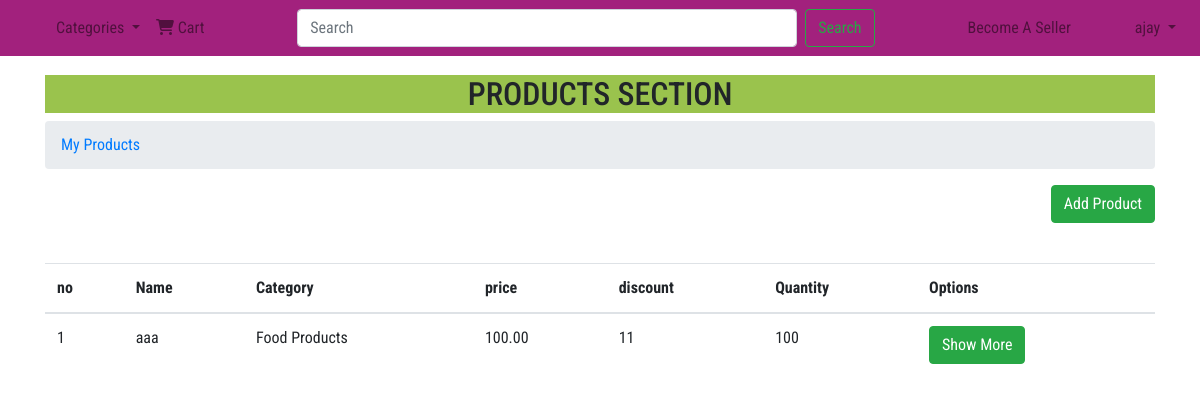
Page /seller-products.php (signed in) on the earlier database version.
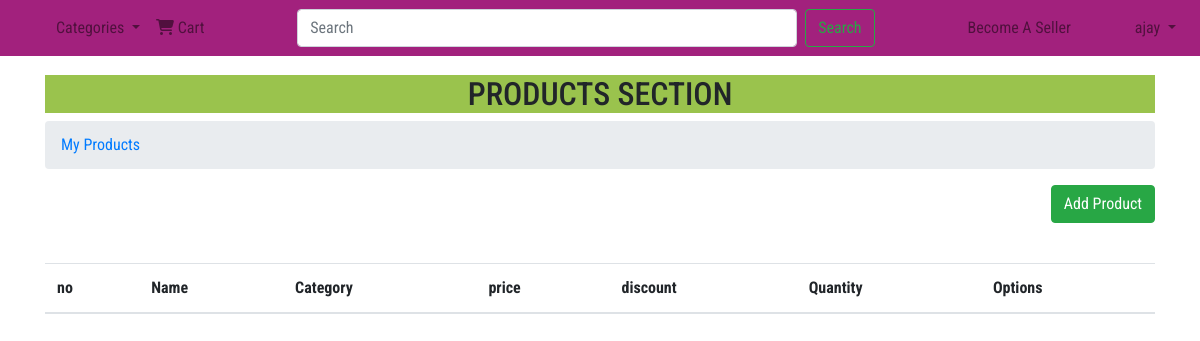
Same page on the later database version.
### tables this page shows
CREATE TABLE IF NOT EXISTS `products` (
  `product_id` varchar(14) NOT NULL,
  `seller_id` varchar(14) NOT NULL,
  `category_id` varchar(14) NOT NULL,
  `name` varchar(150) NOT NULL,
  `description` varchar(500) NOT NULL,
  `quantity` int(3) NOT NULL,
  `mrp` float(7,2) NOT NULL,
  `discount` int(2) NOT NULL,
  `tax_slab` int(2) NOT NULL,
  UNIQUE KEY `product_id` (`product_id`)
);

CREATE TABLE IF NOT EXISTS `category` (
  `category_id` varchar(14) NOT NULL,
  `name` varchar(50) NOT NULL,
  `parent_id` varchar(14) DEFAULT NULL,
  UNIQUE KEY `category_id` (`category_id`)
);

### universal-codes.php (called while the page is built, shortened)
<?php
if(isset($_SESSION['user_id'])){
    $user_id = $_SESSION["user_id"];
    }
?>

### functions.php (called while the page is built, shortened)
<?php
function categoryNameFromCategoryId($category_id)
{
    include "dbconnect.php";
    $sql = "SELECT name FROM category WHERE category_id='$category_id'";
    $result = mysqli_query($con, $sql);
    if(mysqli_num_rows($result)>0){
        $row = mysqli_fetch_assoc($result);
        $category_name = $row["name"];
    }
    return $category_name ;
}
?>

### seller-products.php (the view, shortened to what this page needs)
<?php
include "dbconnect.php";
include "functions.php";
include "universal-codes.php";
$page_title = "MERCADO|Products";?>
<!DOCTYPE html>
<html lang="en">
<?php  include "head.php"?>
<body>
<?php include "navbar.php"?>
    <section id="products-page">
        <div class="container">
            <div class="row row-products">
                <div class="col-lg-12"><h2>PRODUCTS SECTION</h2></div>
                <div class="col-lg-12">
                    <nav aria-label="breadcrumb">
                        <ol class="breadcrumb">
                            <li class="breadcrumb-item active" aria-current="page"><a href="seller-products.php">My Products</a></li>
                        </ol>
                    </nav>
                </div>
                <div class="col-lg-12"><a href="add-products.php" class="btn btn-success float-right">Add Product</a></div>
            </div>
            <div class="row row-tables">
                <div class="col-lg-12">
                    <table class="table" id="myTable">
                        <thead>
                            <tr>
                            <th scope="col">no</th>
                            <th scope="col">Name</th>
                            <th scope="col">Category</th>
                            <th scope="col">price</th>
                            <th scope="col">discount</th>
                            <th scope="col">Quantity</th>
                            <th scope="col">Options</th>
                            </tr>
                        </thead>
                        <tbody>
                        <?php
                        $sql1 = "SELECT * FROM products WHERE seller_id='$user_id'";
                        $result1 = mysqli_query($con, $sql1);
                        if(mysqli_num_rows($result1)>0){
                            $i = 1;
                            while($row = mysqli_fetch_assoc($result1))
                            {
                                $category_id = $row['category_id'];
                                $category_name = categoryNameFromCategoryId($category_id);
                                    echo "<tr>";
                                    echo "<td>".$i++."</td>";
                                    echo "<td>".$row["name"]."</td>";
                                    echo "<td>".$category_name."</td>";
                                    echo "<td>".$row["mrp"]."</td>";
                                    echo "<td>".$row["discount"]."</td>";
                                    echo "<td>".$row["quantity"]."</td>";
                                    echo "<td>";
                                    echo "<a  href='seller-product-details.php?id=" .$row['product_id'] ."' class='btn btn-success'> Show More </a>";
                                    echo "</td>";
                                    echo "</tr>";
                            }
                        }
                        ?>
                        </tbody>
                    </table>
                </div>
            </div>
        </div>
    </section>
</body>
</html>

Differences in the rows shown:
removed products: name "aaa", category.name "Food Products", mrp "100.00", discount "11", quantity "100"
